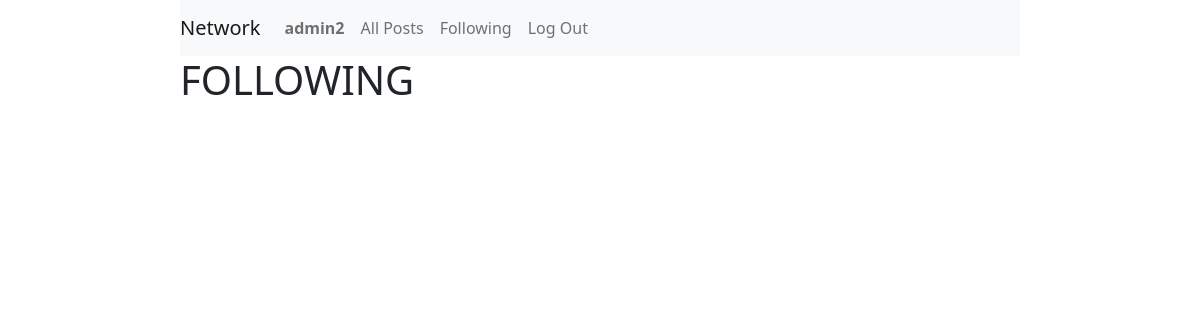
Before: /following (signed in) with the older database file.
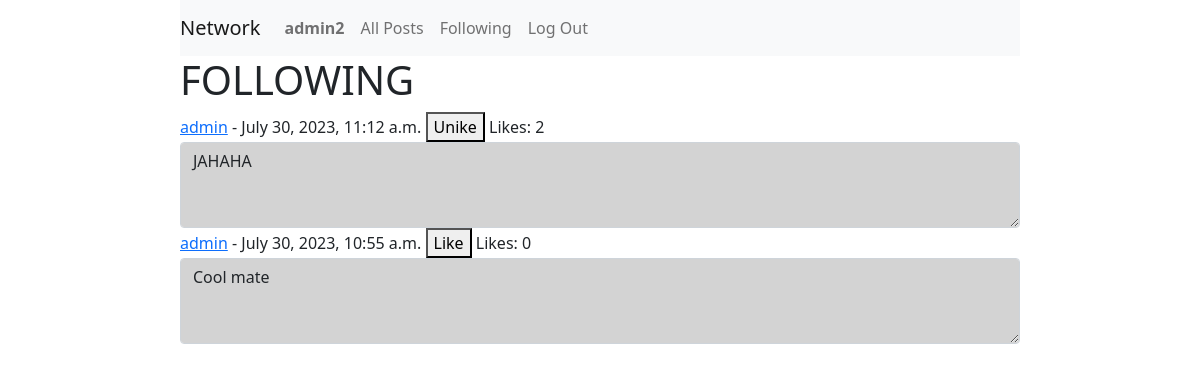
After: the same page with the newer database file.
### network/models.py (models this page shows, shortened)
class Post(models.Model):
    content = models.TextField(max_length=600)
    author = models.ForeignKey(User, on_delete=models.CASCADE)
    timestamp = models.DateTimeField(auto_now_add=True)
    likes = models.IntegerField(default=0)

class User(AbstractUser):
    pass

### network/views.py (the view)
# urls.py: path("following", views.following, name="following"),
def following(request):
    current_user = User.objects.get(id=request.user.id)
    followed_by_user = Follow.objects.filter(user=current_user)
    followed_post = []
    all_posts = Post.objects.all().order_by("-timestamp")
    for post in all_posts:
        for user in followed_by_user:
            if user.followed == post.author:
                followed_post.append(post)
    paginator = Paginator(followed_post, 10)
    page_number = request.GET.get('p')
    posts = paginator.get_page(page_number)
    likes = Like.objects.all()
    liked = []
    for like in likes:
        if like.user.id == request.user.id:
            liked.append(like.post.id)
    like = []
    for post in posts:
        like_on_post = Like.objects.filter(post=post).count()
        post.likes = like_on_post
        post.save()
    return render(request, "network/following.html",{
        "posts": posts,
        'liked': liked
    })

### network/templates/network/following.html (shortened to what this page needs)
{% extends "network/layout.html" %} {% block body %}
 {%if user.is_authenticated%}
<h1>FOLLOWING</h1>
<div>
  {% for post in posts %}
  <div>
    <label for="post-content"> <a href="{% url 'profile' post.author.id %}">{{post.author}}</a> - {{post.timestamp}}</label>
    {%if user.is_authenticated%}
      {% if post.id in liked %}
        <button id="{{post.id}}" onclick="LikeBtnClicked({{post.id}})">Unike</button>
      {% else %}
        <button id="{{post.id}}" onclick="LikeBtnClicked({{post.id}})">Like</button>
      {% endif %}
    {%endif%}
    <span id="numbers_of_like_{{post.id}}">Likes: {{post.likes}}</span>
    <textarea
      name="post-content"
      style="background-color: lightgray"
      class="form-control"
      id="post-content-{{post.id}}"
      rows="3"
      readonly>{{post.content}}</textarea>
  </div>
</div>
{% endfor %}
<nav
  aria-label="Page navigation example"
  class="d-flex justify-content-center mt-2"
>
</nav>
{% endif %}
{% endblock %}

Changed rows visible on the page:
now on this page (row edited): Post: author "admin", timestamp "July 30, 2023, 11:12 a.m.", likes "2", post-content "JAHAHA"
now on this page (row unchanged): Post: author "admin", timestamp "July 30, 2023, 10:55 a.m.", likes "0", post-content "Cool mate"
